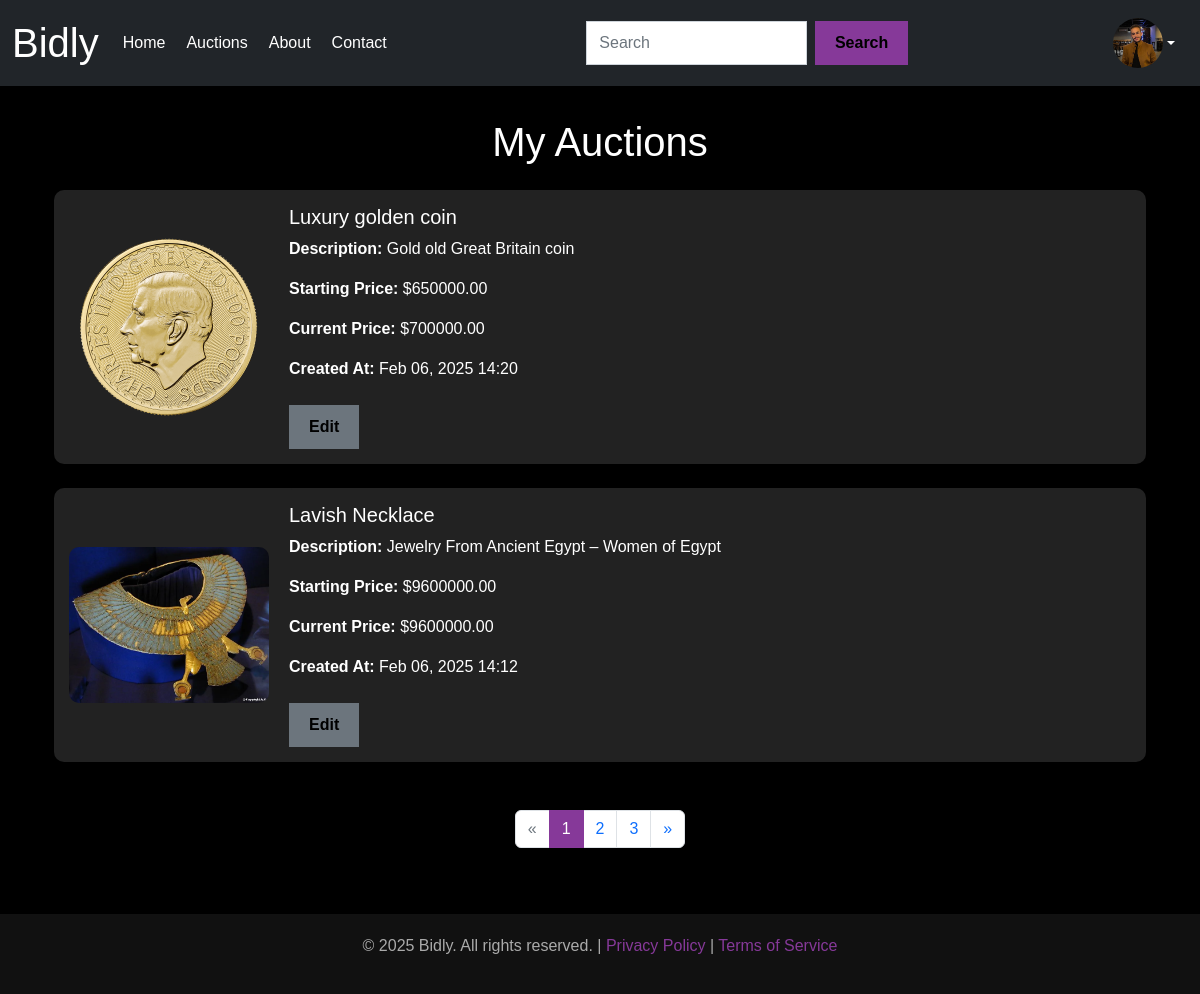
Screenshot of /auctions/my-auctions/ (signed in) with the database file from the repository.
### users/models.py (models this page shows, shortened)
class CustomUser(AbstractUser):
    GENDER_CHOICES = [
        ('M','Male'),
        ('F','Female'),
    ]
    gender = models.CharField(max_length=1, choices=GENDER_CHOICES, blank=True, null=True)
    notify_me = models.BooleanField(default=False)  # Checkbox for email notifications
    profile_picture = models.ImageField(upload_to='profile_pictures/', blank=True, null=True)

### auctions/models.py (models this page shows)
class Auction(models.Model):
    title = models.CharField(max_length=255)
    description = models.TextField()
    starting_price = models.DecimalField(max_digits=10, decimal_places=2)
    current_price = models.DecimalField(max_digits=10, decimal_places=2, null=True, blank=True)
    created_by = models.ForeignKey(settings.AUTH_USER_MODEL, on_delete=models.CASCADE)
    created_at = models.DateTimeField(auto_now_add=True)
    image = models.ImageField(upload_to='auction_images/', blank=True, null=True)
    ends_at = models.DateTimeField()

### auctions/views.py (the view)
# urls.py: path('my-auctions/', views.my_auctions, name='my_auctions'),
@login_required
def my_auctions(request):
    user_auctions = Auction.objects.filter(created_by=request.user).order_by('-created_at')
    paginator = Paginator(user_auctions, 2)  # Show 2 auctions per page
    page_number = request.GET.get('page')  # Get the current page number from the query parameters
    user_auctions = paginator.get_page(page_number)  # Get the auctions for the current page
    return render(request, 'my_auctions.html', {'auctions': user_auctions})

### auctions/templates/my_auctions.html (shortened to what this page needs)
{% extends 'base.html' %}
{% load static %}
{% block content %}
<div class="container mt-5">
    <h1 class="text-center mb-4">My Auctions</h1>
    <div class="row">
        {% for auction in auctions %}
        <div class="col-12 mb-4">
            <div class="d-flex align-items-center" style="background-color: #222; color: #fff; border-radius: 10px; padding: 15px;">
                <div style="flex: 1; max-width: 200px;">
                    {% if auction.image %}
                    <img src="{{ auction.image.url }}" alt="{{ auction.title }}" style="width: 100%; height: auto; border-radius: 10px;">
                    {% else %}
                    <img src="{% static 'images/default_product.jpg' %}" alt="Default Image" style="width: 100%; height: auto; border-radius: 10px;">
                    {% endif %}
                </div>
                <div style="flex: 2; margin-left: 20px;">
                    <h5>{{ auction.title }}</h5>
                    <p><strong>Description:</strong> {{ auction.description }}</p>
                    <p><strong>Starting Price:</strong> ${{ auction.starting_price }}</p>
                    <p><strong>Current Price:</strong> ${{ auction.current_price }}</p>
                    <p><strong>Created At:</strong> {{ auction.created_at|date:"M d, Y H:i" }}</p>
                    <a href="{% url 'edit_auction' auction.pk %}" class="btn btn-secondary mt-2" style="background-color: #6c757d; border: none;">Edit</a>
                </div>
            </div>
        </div>
        {% empty %}
        <p class="text-center">You have not created any auctions yet.</p>
        {% endfor %}
    </div>
    <div class="d-flex justify-content-center mt-4">
        <nav aria-label="Page navigation">
            <ul class="pagination">
                {% if auctions.has_previous %}
                <li class="page-item">
                    <a class="page-link" href="?page={{ auctions.previous_page_number }}" aria-label="Previous">
                        <span aria-hidden="true">&laquo;</span>
                    </a>
                </li>
                {% else %}
                <li class="page-item disabled">
                    <span class="page-link">&laquo;</span>
                </li>
                {% endif %}
                {% for page_num in auctions.paginator.page_range %}
                <li class="page-item {% if page_num == auctions.number %}active{% endif %}">
                    <a class="page-link" href="?page={{ page_num }}">{{ page_num }}</a>
                </li>
                {% endfor %}
                {% if auctions.has_next %}
                <li class="page-item">
                    <a class="page-link" href="?page={{ auctions.next_page_number }}" aria-label="Next">
                        <span aria-hidden="true">&raquo;</span>
                    </a>
                </li>
                {% else %}
                <li class="page-item disabled">
                    <span class="page-link">&raquo;</span>
                </li>
                {% endif %}
            </ul>
        </nav>
    </div>
</div>
{% endblock %}

### auction_home/templates/base.html (shortened to what this page needs)
{% load static %}
<!DOCTYPE html>
<html lang="en">
<head>
    <link href="https://cdn.jsdelivr.net/npm/bootstrap@5.2.3/dist/css/bootstrap.min.css" rel="stylesheet">
</head>
<body>
<nav class="navbar navbar-expand-lg navbar-dark bg-dark fixed-top">
    <div class="container-fluid">
        <a class="navbar-brand fs-1" href="{% url 'home' %}">Bidly</a>
        <div class="collapse navbar-collapse" id="navbarSupportedContent">
            <ul class="navbar-nav me-auto mb-2 mb-lg-0">
                <li class="nav-item">
                    <a class="nav-link" href="{% url 'home' %}">Home</a>
                </li>
                <li class="nav-item">
                    {% if user.is_authenticated %}
                        <a class="nav-link" href="{% url 'auctions' %}">Auctions</a>
                    {% else %}
                        <a class="nav-link" href="#" onclick="alert('You need to log in first!');">Auctions</a>
                    {% endif %}
                </li>
                <li class="nav-item">
                    <a class="nav-link" href="{% url 'about' %}">About</a>
                </li>
                <li class="nav-item">
                    <a class="nav-link" href="{% url 'contact' %}">Contact</a>
                </li>
            </ul>
            <form class="d-flex mx-auto" role="search" style="width: 30%;">
                <input class="form-control me-2" type="search" placeholder="Search" aria-label="Search">
                <button class="btn btn-outline-dark" type="submit">Search</button>
            </form>
            <ul class="navbar-nav ms-auto mb-2 mb-lg-0">
                {% if user.is_authenticated %}
                    <li class="nav-item dropdown">
                        <a class="nav-link dropdown-toggle d-flex align-items-center" href="#" id="profileDropdown" role="button" data-bs-toggle="dropdown" aria-expanded="false">
                            {% if user.profile_picture %}
                                <img src="{{ user.profile_picture.url }}" alt="Profile Picture" class="rounded-circle" style="width: 50px; height: 50px; object-fit: cover;">
                            {% else %}
                                <img src="{% static 'images/default_pp.jpg' %}" alt="Default Profile Picture" class="rounded-circle" style="width: 50px; height: 50px; object-fit: cover;">
                            {% endif %}
                        </a>
                    </li>
                {% endif %}
            </ul>
        </div>
    </div>
</nav>
    <div class="container">
        {% block content %}{% endblock %}
    </div>
    <footer>
        <p>&copy; 2025 Bidly. All rights reserved. | <a href="#">Privacy Policy</a> | <a href="#">Terms of Service</a></p>
    </footer>
</body>
</html>

### auction_home/templates/base.html (style rules this page uses)
.form-control, .btn { border-radius: 0; }
.btn { background-color: #863999; color: #000; font-weight: bold; border: none; padding: 10px 20px; transition: transform 0.3s ease, background-color 0.3s ease, color 0.3s ease; }
.btn { background-color: #863999; color: #000; font-weight: bold; border: none; padding: 10px 20px; transition: transform 0.3s ease, background-color 0.3s ease; }
body { background-color: #000; color: #fff; font-family: Arial, sans-serif; overflow-x: hidden; }
.navbar { background-color: #111; }
.navbar-brand, .nav-link { color: #fff !important; }
footer { text-align: center; padding: 20px; background-color: #111; color: #aaa; margin-top: 50px; }
footer a { color: #863999; text-decoration: none; }
.navbar-nav .nav-item { margin-right: 5px; }
.navbar-nav .nav-item img { margin-left: 10px; }

### auctions/templates/my_auctions.html (style rules this page uses)
body { padding-top: 70px; }
.pagination .active .page-link { background-color: #863999; color: #fff; border-color: #863999; }

### rows the page displays
CustomUser: profile_picture (picture)
Auction: image (picture), title "Luxury golden coin", description "Gold old Great Britain coin", starting_price "650000.00", current_price "700000.00", created_at "Feb 06, 2025 14:20"
Auction: image (picture), title "Lavish Necklace", description "Jewelry From Ancient Egypt – Women of Egypt", starting_price "9600000.00", current_price "9600000.00", created_at "Feb 06, 2025 14:12"

### other values shown
{{ page_num }} "1" "2" "3"
